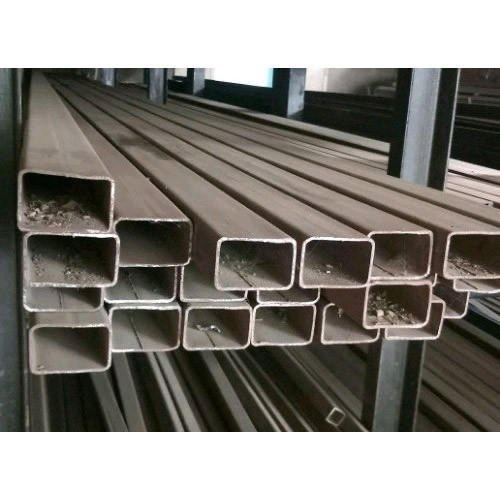
#> input picture GIFimages/1.jpg, 500 x 500 px
$ python -i utils.py   (imports and definitions only)
#> lines starting #> are read from the running program, lines starting #| are printed output that depends on the picture; after the words box and inside, x2 and y2 are one past the last pixel; in counts of white or black regions, pixels touching at a corner belong together
import numpy as np
import cv2 as cv

CIRCLE_THRESH = 0.2
RECT_THRESH = 0.1


def findCentroid(cnt,image, type):
    M = cv.moments(cnt)
    cnt_x = int(M["m10"]/M["m00"])
    cnt_y = int(M["m01"]/M["m00"])

    cv.circle(image, (cnt_x, cnt_y), 7, (0, 255, 0), -1)
    cv.drawContours(image, [cnt], -1, (0, 0, 255), 2)
    cv.putText(image, type , (cnt_x - 20, cnt_y - 20),
                   cv.FONT_HERSHEY_SIMPLEX, 0.5, (255, 0, 255), 2)

    return cnt_x, cnt_y


def binarize(image):
    bilateral = cv.bilateralFilter(image,5,150,150)
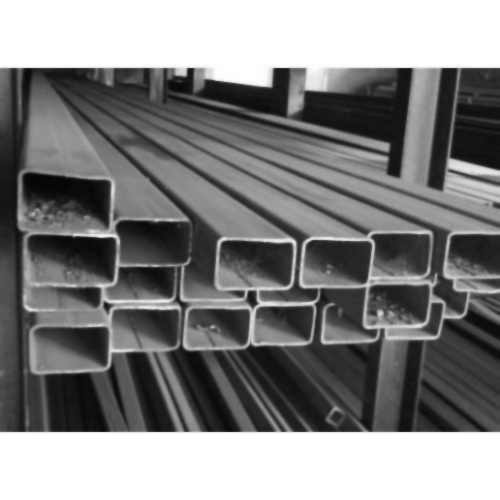
#> bilateral: shape (500, 500); min 4, max 255, mean 130.8
    #gray = cv.cvtColor(image, cv.COLOR_BGR2GRAY)
    image = cv.equalizeHist(bilateral)
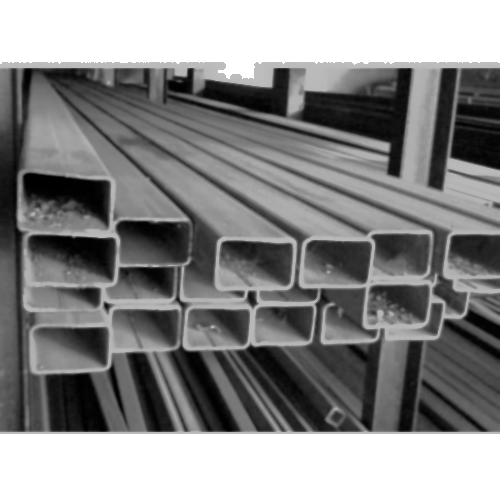
#> image: shape (500, 500); min 0, max 255, mean 136.4
    image = cv.blur(image, (3,3))
    ret, thresh2 = cv.threshold(image, 127, 255,0)
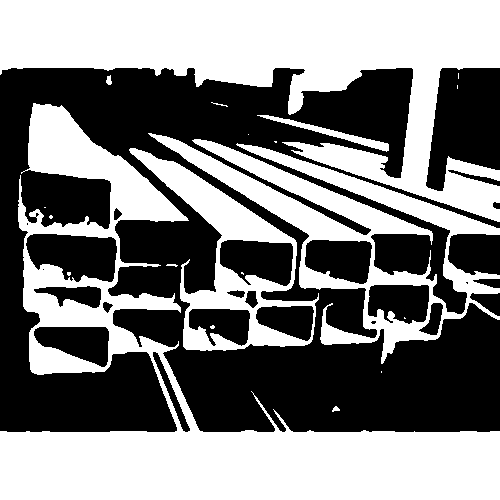
#> thresh2: shape (500, 500); 50.2% white; 25 black regions (4 under 20 px), largest, box (x1, y1, x2, y2) and area: (0, 68, 500, 432) 97661, (426, 68, 500, 191) 6691, (26, 234, 117, 282) 3300
    canny = cv.Canny(bilateral,100,225,apertureSize=3) # canny on the binary of the img1
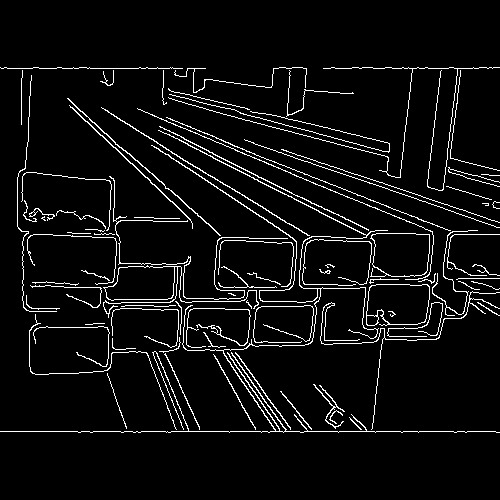
#> canny: shape (500, 500); 5.5% white in thin lines or dots, all inside (x1, y1, x2, y2) = (0, 67, 500, 433)
    return canny

def binarizeOneChannel(image):
    image = cv.equalizeHist(image)
    image = cv.blur(image, (3,3))
    ret, thresh2 = cv.threshold(image, 127, 255,0)
    canny = cv.Canny(thresh2,200,450,apertureSize=3) # canny on the binary of the img1
    return canny

def CircleFilter():
    canvas = np.zeros((300, 300, 1), dtype="uint8")
    cv.circle(canvas,(150,150),100,(200,0,0),1)
    ret, circle_ref = cv.threshold(canvas, 127, 255,0)
    cv.imshow("circle ref",canvas)
    contours_circle,hierarchy = cv.findContours(circle_ref,2,1)
    return contours_circle[0]

def SquareFilter():
    canvas2 = np.zeros((600, 600, 1), dtype="uint8")
    cv.rectangle(canvas2,(10,10),(590,590),(200,0,0),9)
    ret, square_ref = cv.threshold(canvas2,127,255,0)
    cv.imshow("req ref",canvas2)
    contours_rect,hierarchy = cv.findContours(square_ref,2,1)
    return contours_rect[0]

>>> import cv2
>>> picture = cv2.imread('../GIFimages/1.jpg', cv2.IMREAD_GRAYSCALE)
>>> result = binarize(picture)
